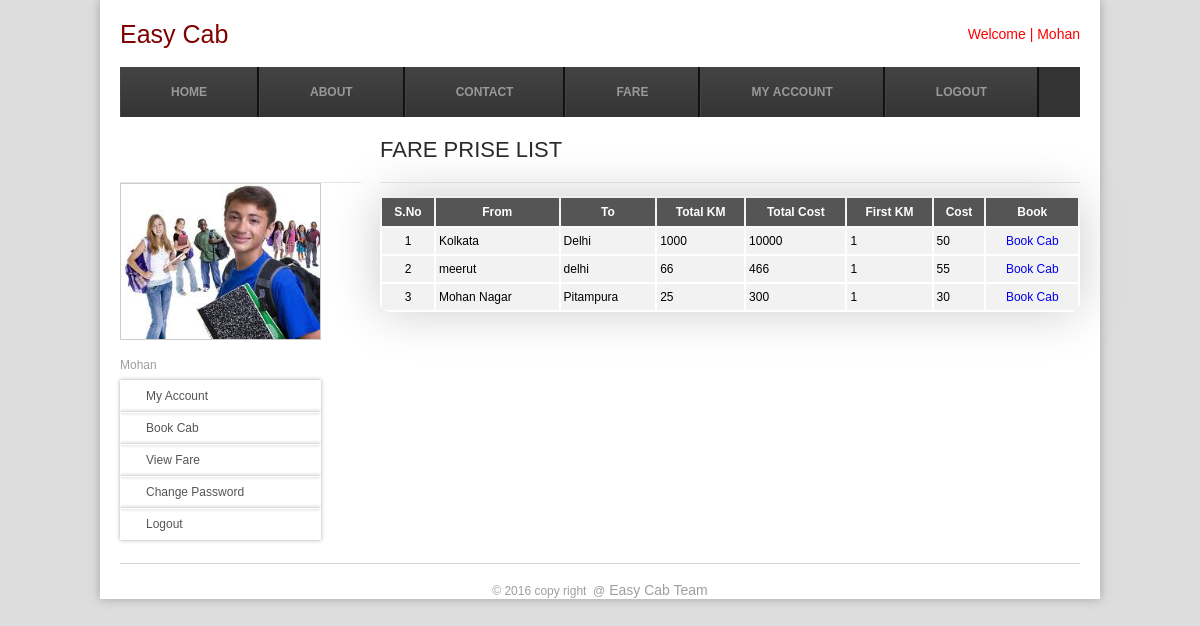
/booking.php (signed in), run on the app's committed database.
### tables this page shows
CREATE TABLE `fare` (
  `id` bigint(20) NOT NULL AUTO_INCREMENT,
  `userid` bigint(10) DEFAULT NULL,
  `froms` varchar(255) DEFAULT NULL,
  `too` varchar(255) DEFAULT NULL,
  `total_km` varchar(255) DEFAULT NULL,
  `prize` varchar(255) DEFAULT NULL,
  `first_km` varchar(100) DEFAULT NULL,
  `rs` varchar(100) DEFAULT NULL,
  `adding_date` datetime DEFAULT NULL,
  `status` char(1) DEFAULT '0' COMMENT '0=> Pending, 1=>Publish , 2 => Sold',
  PRIMARY KEY (`id`)
);

### dbconfigur.php (called while the page is built, shortened)
<?php
if (isset($_SESSION['user_type'])) {
    $user_type = $_SESSION['user_type'];
} else {
    $user_type = "";
}
?>

### booking.php (the view, shortened to what this page needs)
<?php
include './dbconfigur.php';
if (!empty($user_id)) {
?>
<html>
    <head>
        <?php include './title.php'; ?>
    </head>
    <body>
        <?php include './header.php'; ?>
        <?php include './leftmenu.php'; ?>
        <div class="gallery">
            <div class="about">
                <h4> Fare Prise List</h4>
                <form class="form-light mt-20" role="form" method="post" action="">
                    <table class="table_list" cellspacing="2" cellpadding="2" width="100%">
                        <tr>
                            <td class="grid_heading">S.No</td>
                            <td class="grid_heading">From</td>
                            <td class="grid_heading">To</td>
                            <td class="grid_heading">Total KM</td>
                            <td class="grid_heading">Total Cost</td>
                            <td class="grid_heading">First KM</td>
                           <td class="grid_heading">Cost</td>
                            <td class="grid_heading">Book</td>
                        </tr>
                        <?php
                        $i = 0;
                        $sql = "";
                        if ($user_type == "user") {
                            $sql = "SELECT * FROM fare ORDER BY froms ASC";
                        }
                        $result = mysql_query($sql);
                        if (mysql_num_rows($result) > 0) {
                            while ($row = mysql_fetch_array($result)) {
                                $i++;
                                ?>
                                <tr>
                                    <td class="grid_label" align="center"><?php echo $i; ?></td>
                                    <td class="grid_label"><?php echo $row['froms'] ?></td>
                                    <td class="grid_label"><?php echo $row['too'] ?></td>
                                    <td class="grid_label"><?php echo $row['total_km'] ?></td>
                                    <td class="grid_label"> <?php echo ucfirst($row['prize']) ?></td>
                                   <td class="grid_label"> <?php echo ucfirst($row['first_km']) ?></td>
                                   <td class="grid_label"> <?php echo ucfirst($row['rs']) ?></td>
                                   <td class="grid_label" align="center"><a href="book_cab.php.?id=<?php echo $row ['id']; ?>">Book Cab</a></td>
                                </tr>
                                <?php
                            }
                        }
                        ?>
                    </table>
                </form>
            </div>
        </div>
        <?php include 'footer.php'; ?>
    </div>
</body>
</html>
  <?php
} else {
    header("location:index.php?msg=login");
    ob_flush();
}
?><?php

### css/style.css (style rules this page uses)
html,body,div,span,applet,object,iframe,h1,h2,h3,h4,h5,h6,p,blockquote,pre,a,abbr,acronym,address,big,cite,code,del,dfn,em,img,ins,kbd,q,s,samp,small,strike,strong,sub,sup,tt,var,b,u,i,dl,dt,dd,ol,nav ul,nav li,fieldset,form,label,legend,table,caption,tbody,tfoot,thead,tr,th,td,article,aside,canvas,details,embed,figure,figcaption,footer,header,hgroup,menu,nav,output,ruby,section,summary,time,mark,audio,video { margin:0;padding:0;border:0;font-size:100%;font:inherit;vertical-align:baseline; }
a { text-decoration:none; }
body { font-family: Arial, Helvetica, sans-serif; background-color:#EEEEEE; background: #ddd; -webkit-background-size: cover; -moz-background-size: cover; -o-background-size: cover; background-size: cover; }
.gallery { float:right; width: 700px; }
.gallery h4 { color: #2A2A2A; font-family: "Agency FB" Helvetica, sans-serif; font-weight: 300; font-size: 22px; text-transform: uppercase; line-height: 35px; padding: 15px 0px; letter-spacing: 0px; border-bottom: 1px solid #e5e5e5; margin-bottom: 13px; }
.gallery form { background: #fff; -webkit-border-radius: 10px; -moz-border-radius: 10px; border-radius: 10px; background: -webkit-gradient(linear, 0% 0%, 0% 40%, from(#EEE), to(#FFFFFF)); background: -moz-linear-gradient(0% 40% 90deg,#FFF, #EEE); -webkit-box-shadow:0px 0 50px #ccc; -moz-box-shadow:0px 0 50px #ccc; box-shadow:0px 0 50px #ccc; }
.table_list { width: 700px; height: auto; }
.grid_heading { color: white; background: #555; font-size: 12px; padding: 3px; font-weight: bold; line-height: 22px; text-align: center; }
.grid_label { padding: 3px; font-size: 12px; line-height: 20px; background: #f2f2f2; margin: 2px; }

### data on the page
fare: froms "Kolkata", too "Delhi", total_km "1000", prize "10000", first_km "1", rs "50"
fare: froms "meerut", too "delhi", total_km "66", prize "466", first_km "1", rs "55"
fare: froms "Mohan Nagar", too "Pitampura", total_km "25", prize "300", first_km "1", rs "30"

### other printed values
$user_name "Mohan"
